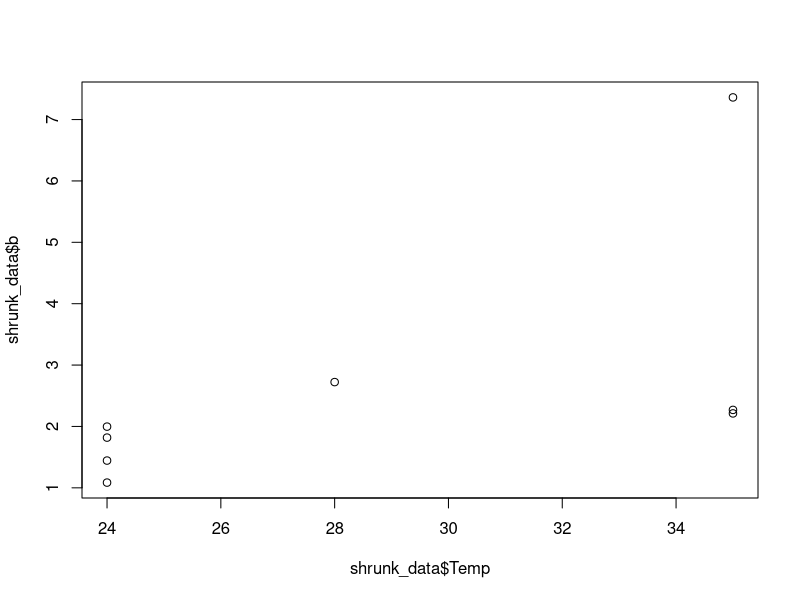
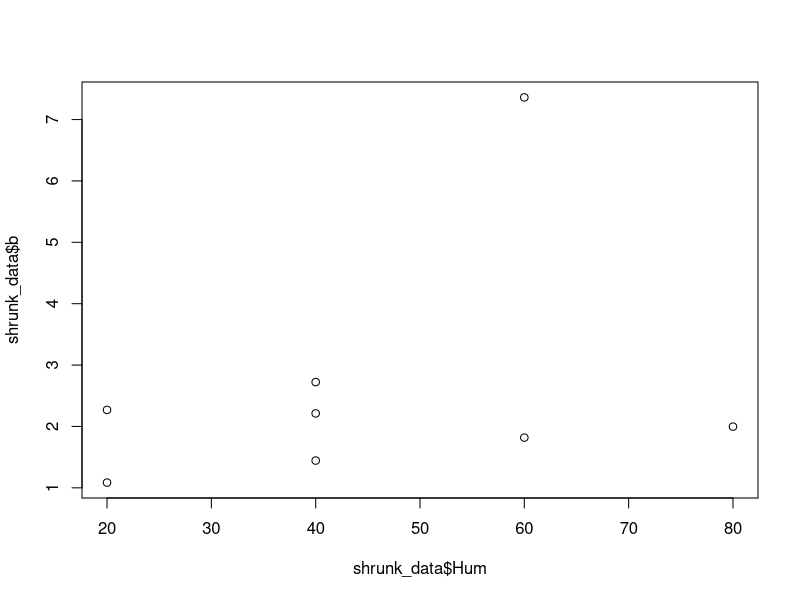
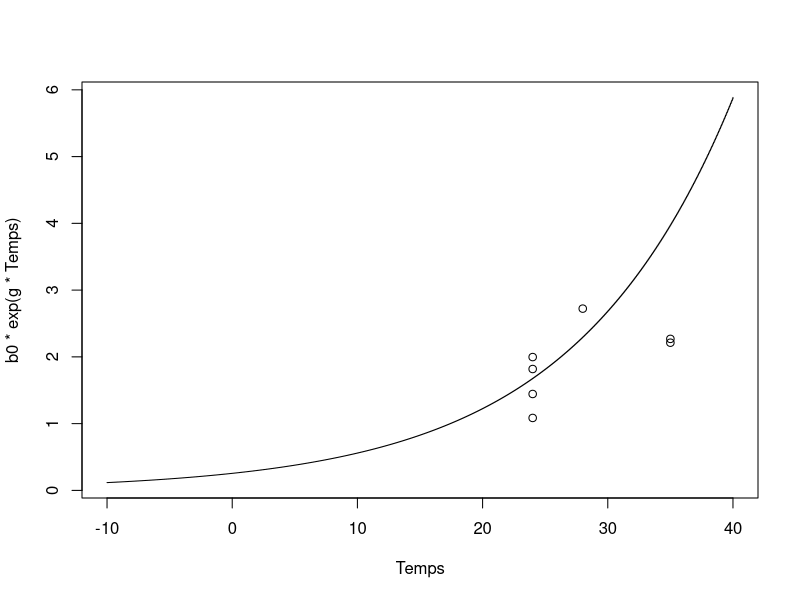

Write R code to recreate these figures, in order. (Note: this script raises an error after producing the figures.)
#finding b
require("minpack.lm")
shrunk_data<-as.data.frame(matrix(nrow=8,ncol=6))
colnames(shrunk_data)<-c("Temp","Hum","Half","sd_Half","b","sd_b")
shrunk_data$Temp<-c(24,24,24,24,28,35,35,35)
shrunk_data$Hum<-c(20,40,60,80,40,20,40,60)
shrunk_data$Half<-c(15.33,11.52,9.15 ,8.33 ,6.11,7.33 ,7.52,  2.26)/24
shrunk_data$sd_Half<-c(2.75,1.72,3.39,1.80,3.02,1.33,1.22,1.42)/24
shrunk_data$b<-log(2)/shrunk_data$Half
shrunk_data$st_b<-log(2)/shrunk_data$sd_Half
plot(shrunk_data$Temp,shrunk_data$b)



plot(shrunk_data$Hum,shrunk_data$b)


Temps<-seq(-10,40,length.out = 1000)
Temp_Model<-nlsLM(b~b0*exp(Temp*g),data=shrunk_data,start = list(g=0,b0=0))

g<-summary(Temp_Model)$coefficients[1,1]
b0<-summary(Temp_Model)$coefficients[2,1]

plot(Temps,b0*exp(g*Temps),"s")
points(shrunk_data$Temp,shrunk_data$b)
shrunk_data_repeats

#result of all this is that equation for how b responds to temp is 
b0
0.256
g
0.078

#Finding q

shrunk_data<-as.data.frame(matrix(nrow=8,ncol=6))
colnames(shrunk_data)<-c("Temp","Hum","Half","sd_Half","b","sd_b")
shrunk_data$Temp<-c(24,24,24,24,28,35,35,35)
shrunk_data$Hum<-c(20,40,60,80,40,20,40,60)
shrunk_data$Half<-c(15.33,11.52,9.15 ,8.33 ,6.11,7.33 ,7.52,  2.26)/24
shrunk_data$sd_Half<-c(2.75,1.72,3.39,1.80,3.02,1.33,1.22,1.42)/24
shrunk_data$b<-log(1/2)/shrunk_data$Half
shrunk_data$st_b<-log(1/2)/shrunk_data$sd_Half
plot(shrunk_data$Temp,shrunk_data$b)



plot(shrunk_data$Hum,shrunk_data$b)


Temps<-seq(-10,40,length.out = 1000)
Temp_Model<-nlsLM(b~b0*exp(Temp*g),data=shrunk_data,start = list(g=0,b0=0))

g<-summary(Temp_Model)$coefficients[1,1]
b0<-summary(Temp_Model)$coefficients[2,1]

plot(Temps,b0*exp(g*Temps),"s")
points(shrunk_data$Temp,shrunk_data$b)
shrunk_data_repeats

#result of all this is that equation for how b responds to temp is 
b0
#-0.256
g
#0.078
